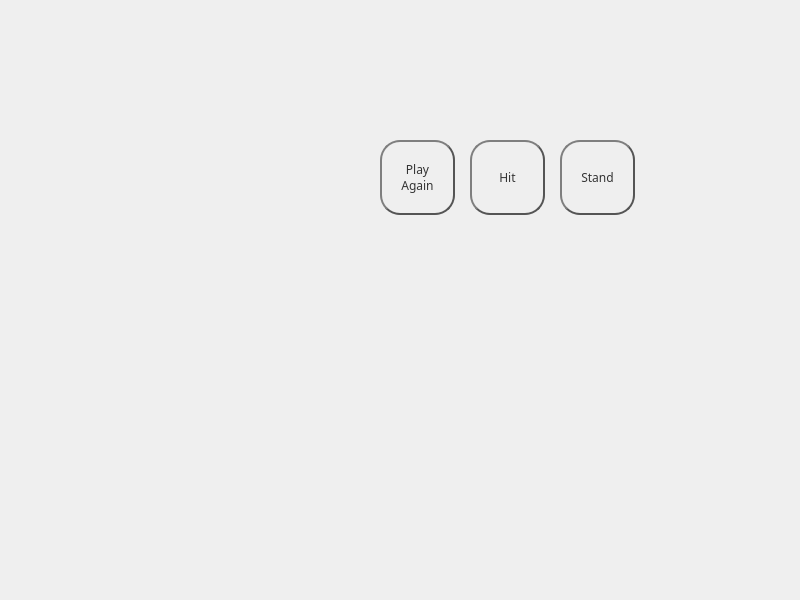
<?xml version="1.0" encoding="UTF-8"?>
<ui version="4.0">
 <class>MainWindow</class>
 <widget class="QMainWindow" name="MainWindow">
  <property name="enabled">
   <bool>true</bool>
  </property>
  <property name="geometry">
   <rect>
    <x>0</x>
    <y>0</y>
    <width>800</width>
    <height>600</height>
   </rect>
  </property>
  <property name="windowTitle">
   <string>MainWindow</string>
  </property>
  <property name="tabShape">
   <enum>QTabWidget::Rounded</enum>
  </property>
  <widget class="QWidget" name="centralwidget">
   <property name="mouseTracking">
    <bool>false</bool>
   </property>
   <widget class="QPushButton" name="buttonPlayAgain">
    <property name="geometry">
     <rect>
      <x>380</x>
      <y>140</y>
      <width>75</width>
      <height>75</height>
     </rect>
    </property>
    <property name="font">
     <font>
      <family>8514oem</family>
     </font>
    </property>
    <property name="cursor">
     <cursorShape>PointingHandCursor</cursorShape>
    </property>
    <property name="focusPolicy">
     <enum>Qt::WheelFocus</enum>
    </property>
    <property name="contextMenuPolicy">
     <enum>Qt::CustomContextMenu</enum>
    </property>
    <property name="styleSheet">
     <string notr="true">QPushButton {
    color: #333;
    border: 2px solid #555;
    border-radius: 20px;
    border-style: outset;
    background: qradialgradient(
        cx: 0.3, cy: -0.4, fx: 0.3, fy: -0.4,
        radius: 1.35, stop: 0 #fff, stop: 1 #888
        );
    padding: 5px;
    }

QPushButton:hover {
    background: qradialgradient(
        cx: 0.3, cy: -0.4, fx: 0.3, fy: -0.4,
        radius: 1.35, stop: 0 #fff, stop: 1 #bbb
        );
    }

QPushButton:pressed {
    border-style: inset;
    background: qradialgradient(
        cx: 0.4, cy: -0.1, fx: 0.4, fy: -0.1,
        radius: 1.35, stop: 0 #fff, stop: 1 #ddd
        );
    }</string>
    </property>
    <property name="text">
     <string>Play
Again</string>
    </property>
   </widget>
   <widget class="QPushButton" name="buttonHit">
    <property name="geometry">
     <rect>
      <x>470</x>
      <y>140</y>
      <width>75</width>
      <height>75</height>
     </rect>
    </property>
    <property name="font">
     <font>
      <family>8514oem</family>
     </font>
    </property>
    <property name="cursor">
     <cursorShape>PointingHandCursor</cursorShape>
    </property>
    <property name="styleSheet">
     <string notr="true">QPushButton {
    color: #333;
    border: 2px solid #555;
    border-radius: 20px;
    border-style: outset;
    background: qradialgradient(
        cx: 0.3, cy: -0.4, fx: 0.3, fy: -0.4,
        radius: 1.35, stop: 0 #fff, stop: 1 #888
        );
    padding: 5px;
    }

QPushButton:hover {
    background: qradialgradient(
        cx: 0.3, cy: -0.4, fx: 0.3, fy: -0.4,
        radius: 1.35, stop: 0 #fff, stop: 1 #bbb
        );
    }

QPushButton:pressed {
    border-style: inset;
    background: qradialgradient(
        cx: 0.4, cy: -0.1, fx: 0.4, fy: -0.1,
        radius: 1.35, stop: 0 #fff, stop: 1 #ddd
        );
    }</string>
    </property>
    <property name="text">
     <string>Hit</string>
    </property>
   </widget>
   <widget class="QPushButton" name="buttonStand">
    <property name="geometry">
     <rect>
      <x>560</x>
      <y>140</y>
      <width>75</width>
      <height>75</height>
     </rect>
    </property>
    <property name="font">
     <font>
      <family>8514oem</family>
     </font>
    </property>
    <property name="cursor">
     <cursorShape>PointingHandCursor</cursorShape>
    </property>
    <property name="styleSheet">
     <string notr="true">QPushButton {
    color: #333;
    border: 2px solid #555;
    border-radius: 20px;
    border-style: outset;
    background: qradialgradient(
        cx: 0.3, cy: -0.4, fx: 0.3, fy: -0.4,
        radius: 1.35, stop: 0 #fff, stop: 1 #888
        );
    padding: 5px;
    }

QPushButton:hover {
    background: qradialgradient(
        cx: 0.3, cy: -0.4, fx: 0.3, fy: -0.4,
        radius: 1.35, stop: 0 #fff, stop: 1 #bbb
        );
    }

QPushButton:pressed {
    border-style: inset;
    background: qradialgradient(
        cx: 0.4, cy: -0.1, fx: 0.4, fy: -0.1,
        radius: 1.35, stop: 0 #fff, stop: 1 #ddd
        );
    }</string>
    </property>
    <property name="text">
     <string>Stand</string>
    </property>
   </widget>
   <widget class="QLabel" name="chip500">
    <property name="geometry">
     <rect>
      <x>50</x>
      <y>290</y>
      <width>100</width>
      <height>100</height>
     </rect>
    </property>
    <property name="layoutDirection">
     <enum>Qt::LeftToRight</enum>
    </property>
    <property name="styleSheet">
     <string notr="true"/>
    </property>
    <property name="text">
     <string/>
    </property>
    <property name="pixmap">
     <pixmap>../Content/Images/Chip/500.png</pixmap>
    </property>
    <property name="scaledContents">
     <bool>true</bool>
    </property>
   </widget>
  </widget>
 </widget>
 <resources/>
 <connections/>
</ui>
